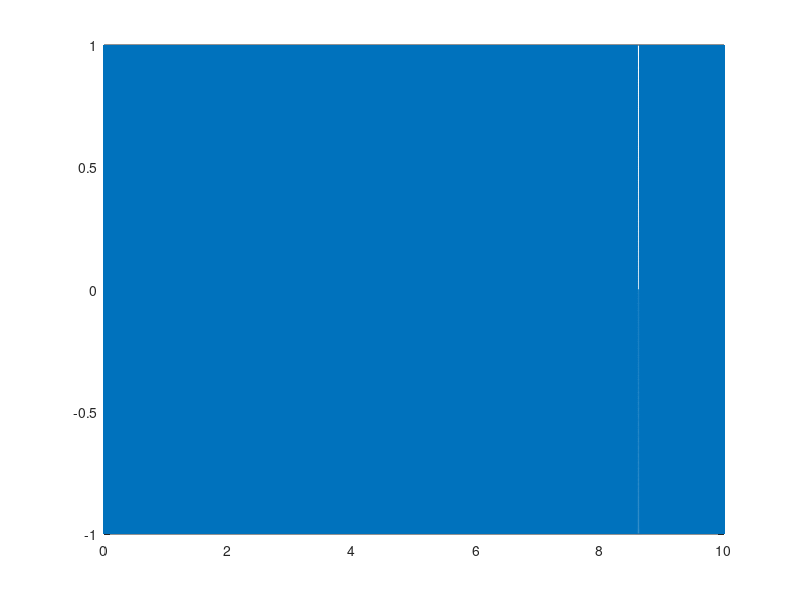

Recreate this plot in MATLAB.
clc;
clear all;

% czas trwania 10s
fs = 44100; %czestotliwosc probkowania
dt = 1/fs;
tStart = 0;
tEnd = 10;
t = tStart:dt:tEnd;
N1  = ceil(10/dt);

f1 = 1000;  %czestotliwosc poczatkowa
fd = 5000;  %zmiana /1s

y = chirp(t,f1,1,f1+fd,'linear',90);
plot(t,y);
sound(y,fs);